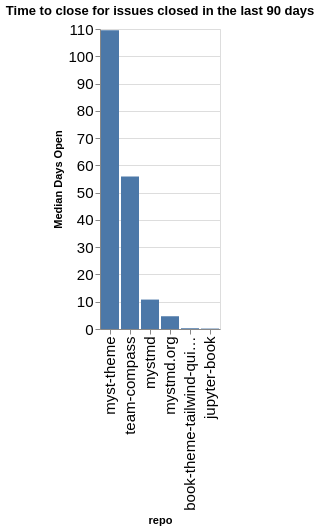

The notebook cell saved with this chart:
### Code cell
time_open = closed.groupby(['org', 'repo']).agg({'time_open': 'median'}).reset_index()
time_open['time_open'] = time_open['time_open'] / (60 * 60 * 24)
time_open['org/repo'] = time_open.apply(lambda a: a['org'] + '/' + a['repo'], axis=1)
sorted_vals = time_open.sort_values(['org', 'time_open'], ascending=False)['repo'].values
alt.Chart(data=time_open, title=f"Time to close for issues closed in the last {n_days} days").mark_bar().encode(
    x=alt.X('repo', sort=alt.Sort(sorted_vals.tolist())),
    y=alt.Y('time_open', title="Median Days Open"),
)

### Figure 1 — Vega-Lite specification as saved in the notebook (floating-point values rounded to 4 significant figures)
{"config": {"axisLeft": {"labelFontSize": 15}, "axisBottom": {"labelFontSize": 15}}, "data": {"name": "data-f742838ea3c3023dfd46491b72c41704"}, "mark": {"type": "bar"}, "encoding": {"x": {"field": "repo", "sort": ["myst-theme", "team-compass", "mystmd", "mystmd.org", "book-theme-tailwind-quickstart", "jupyter-book"], "type": "nominal"}, "y": {"field": "time_open", "title": "Median Days Open", "type": "quantitative"}}, "title": "Time to close for issues closed in the last 90 days", "$schema": "https://vega.github.io/schema/vega-lite/v5.20.1.json", "datasets": {"data-f742838ea3c3023dfd46491b72c41704": [{"org": "jupyter-book", "repo": "book-theme-tailwind-quickstart", "time_open": 0.2781, "org/repo": "jupyter-book/book-theme-tailwind-quickstart"}, {"org": "jupyter-book", "repo": "jupyter-book", "time_open": 0.1602, "org/repo": "jupyter-book/jupyter-book"}, {"org": "jupyter-book", "repo": "myst-theme", "time_open": 109.6, "org/repo": "jupyter-book/myst-theme"}, {"org": "jupyter-book", "repo": "mystmd", "time_open": 10.79, "org/repo": "jupyter-book/mystmd"}, {"org": "jupyter-book", "repo": "mystmd.org", "time_open": 4.676, "org/repo": "jupyter-book/mystmd.org"}, {"org": "jupyter-book", "repo": "team-compass", "time_open": 55.9, "org/repo": "jupyter-book/team-compass"}]}}
